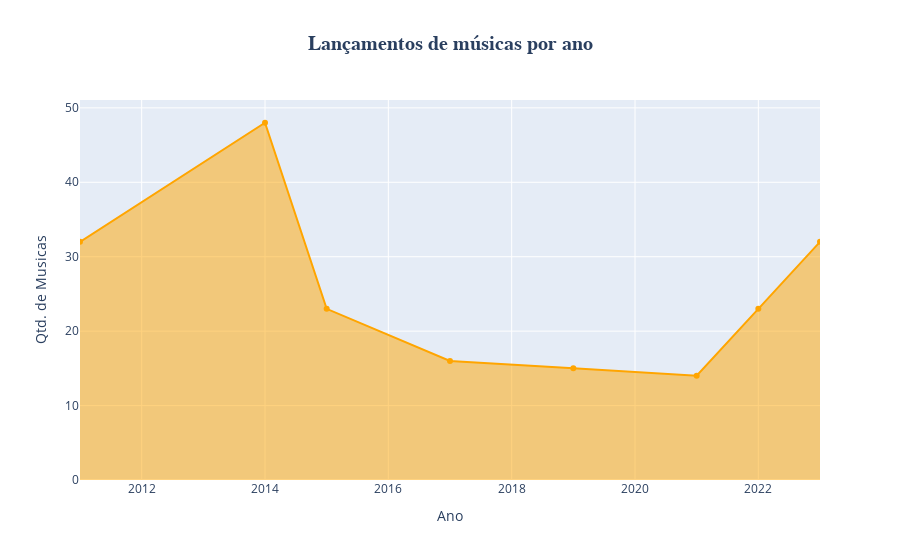

Notebook code for this chart:
### Code cell
df_ed = df_edinho.copy()

df_ed['release_date'] = pd.to_datetime(df_ed['release_date'])
df_ed['year'] = df_ed['release_date'].dt.year

fig=px.area(df_ed.groupby('year',as_index=False).count().sort_values(by='name',ascending=False).sort_values(by='year'),x='year',y='name',
            markers=True,labels={'name':'Qtd. de Musicas', 'year':'Ano'},color_discrete_sequence=['orange'],title='<b>Lançamentos de músicas por ano')
fig.update_layout(hovermode='x',title_x=0.5, title_font_size=20, title_font_family='Arial',)
fig.show()

### Figure 1 — Plotly figure (JSON) as saved in the notebook; plotly's stock layout.template omitted (floating-point values rounded to 4 significant figures)
{"data": [{"fillpattern": {"shape": ""}, "hovertemplate": "Ano=%{x}<br>Qtd. de Musicas=%{y}<extra></extra>", "legendgroup": "", "line": {"color": "orange"}, "marker": {"symbol": "circle"}, "mode": "lines+markers", "name": "", "orientation": "v", "showlegend": false, "stackgroup": "1", "type": "scatter", "x": [2011, 2014, 2015, 2017, 2019, 2021, 2022, 2023], "xaxis": "x", "y": [32, 48, 23, 16, 15, 14, 23, 32], "yaxis": "y"}], "layout": {"hovermode": "x", "legend": {"tracegroupgap": 0}, "title": {"font": {"family": "Arial", "size": 20}, "text": "<b>Lançamentos de músicas por ano", "x": 0.5}, "xaxis": {"anchor": "y", "domain": [0, 1], "title": {"text": "Ano"}}, "yaxis": {"anchor": "x", "domain": [0, 1], "title": {"text": "Qtd. de Musicas"}}}}
